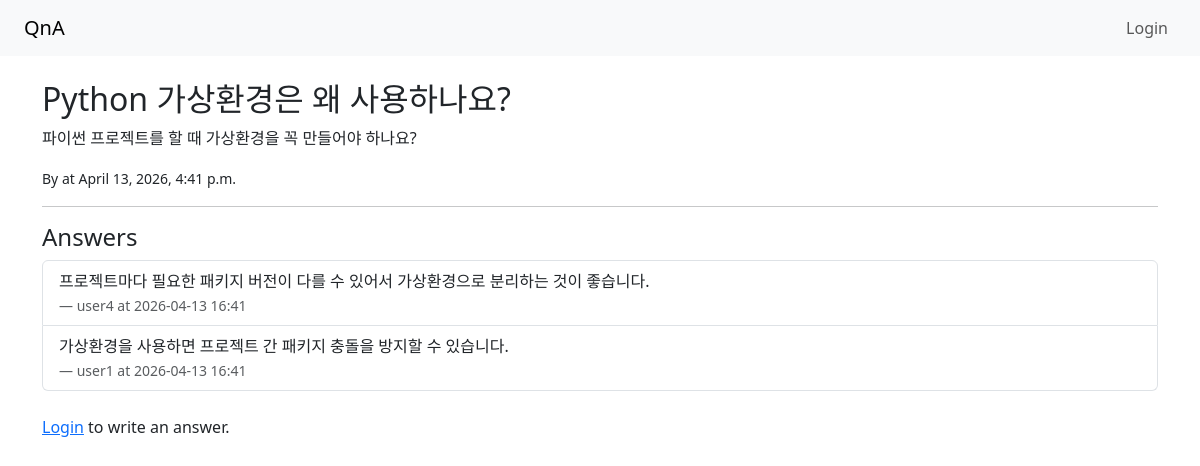
Screenshot of /question/2/ with the database file from the repository.
### qa/models.py (models this page shows, shortened)
class Question(models.Model):
    title = models.CharField(max_length=200)
    content = models.TextField()
    author = models.ForeignKey(User, on_delete=models.CASCADE)
    created_at = models.DateTimeField(auto_now_add=True)

class Answer(models.Model):
    question = models.ForeignKey(Question, on_delete=models.CASCADE, related_name='answers')
    content = models.TextField()
    author = models.ForeignKey(User, on_delete=models.CASCADE)
    created_at = models.DateTimeField(auto_now_add=True)

### qa/views.py (the view, shortened to what this page needs)
# urls.py: path('question/<int:pk>/', views.question_detail, name='question_detail'),
def question_detail(request, pk):
    question = get_object_or_404(Question, pk=pk)
    return render(request, 'qa/question_detail.html', {'question': question})

### qa/templates/qa/question_detail.html
{% extends 'qa/base.html' %}
{% block content %}
<h2>{{ question.title }}</h2>
<p>{{ question.content }}</p>
<p><small>By {{ questioon.author.username }} at {{ question.created_at }}</small></p>
<hr>
<h4>Answers</h4>
<ul class="list-group mb-4">
    {% for answer in question.answers.all %}
    <li class="list-group-item">
        {{ answer.content }}<br>
        <small class="text-muted">— {{ answer.author.username }} at {{ answer.created_at|date:"Y-m-d H:i" }}</small>
    </li>
    {% empty %}
    <li class="list-group-item">No answers yet.</li>
    {% endfor %}
</ul>
{% if user.is_authenticated %}
<h5>Write an Answer</h5>
<form method="POST">
    {% csrf_token %}
    <div class="mb-3">
        <textarea name="content" class="form-control" rows="4"
                  placeholder="Write your answer here..."></textarea>
    </div>
    <button type="submit" class="btn btn-success">Submit Answer</button>
</form>
{% else %}
<p><a href="{% url 'login' %}">Login</a> to write an answer.</p>
{% endif %}
{% endblock %}

### rows the page displays
Question: title "Python 가상환경은 왜 사용하나요?", content "파이썬 프로젝트를 할 때 가상환경을 꼭 만들어야 하나요?", created_at "April 13, 2026, 4:41 p.m."
Answer: content "프로젝트마다 필요한 패키지 버전이 다를 수 있어서 가상환경으로 분리하는 것이 좋습니다.", author.username "user4", created_at "2026-04-13 16:41"
Answer: content "가상환경을 사용하면 프로젝트 간 패키지 충돌을 방지할 수 있습니다.", author.username "user1", created_at "2026-04-13 16:41"
